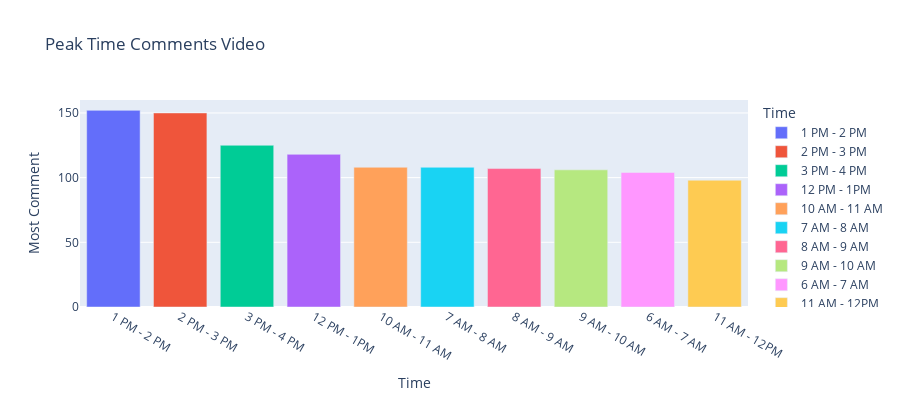

Notebook source saved alongside this figure:
### Code cell
time_group = data1['Period_groups'].value_counts().head(10)
time_group = pd.DataFrame(data=time_group)
time_group.reset_index(inplace=True)
time_group = time_group.rename(columns = {'index':'Time','Period_groups':'Most Comment'})
time_group

fig2 = px.bar(time_group, x='Time', y='Most Comment', 
              color='Time', title = 'Peak Time Comments Video', height=400)
fig2.show()

### Figure 1 — Plotly figure (JSON) as saved in the notebook; plotly's stock layout.template omitted (floating-point values rounded to 4 significant figures)
{"data": [{"alignmentgroup": "True", "hovertemplate": "Time=%{x}<br>Most Comment=%{y}<extra></extra>", "legendgroup": "1 PM - 2 PM", "marker": {"color": "#636efa", "pattern": {"shape": ""}}, "name": "1 PM - 2 PM", "offsetgroup": "1 PM - 2 PM", "orientation": "v", "showlegend": true, "textposition": "auto", "type": "bar", "x": ["1 PM - 2 PM"], "xaxis": "x", "y": [152], "yaxis": "y"}, {"alignmentgroup": "True", "hovertemplate": "Time=%{x}<br>Most Comment=%{y}<extra></extra>", "legendgroup": "2 PM - 3 PM", "marker": {"color": "#EF553B", "pattern": {"shape": ""}}, "name": "2 PM - 3 PM", "offsetgroup": "2 PM - 3 PM", "orientation": "v", "showlegend": true, "textposition": "auto", "type": "bar", "x": ["2 PM - 3 PM"], "xaxis": "x", "y": [150], "yaxis": "y"}, {"alignmentgroup": "True", "hovertemplate": "Time=%{x}<br>Most Comment=%{y}<extra></extra>", "legendgroup": "3 PM - 4 PM", "marker": {"color": "#00cc96", "pattern": {"shape": ""}}, "name": "3 PM - 4 PM", "offsetgroup": "3 PM - 4 PM", "orientation": "v", "showlegend": true, "textposition": "auto", "type": "bar", "x": ["3 PM - 4 PM"], "xaxis": "x", "y": [125], "yaxis": "y"}, {"alignmentgroup": "True", "hovertemplate": "Time=%{x}<br>Most Comment=%{y}<extra></extra>", "legendgroup": "12 PM - 1PM", "marker": {"color": "#ab63fa", "pattern": {"shape": ""}}, "name": "12 PM - 1PM", "offsetgroup": "12 PM - 1PM", "orientation": "v", "showlegend": true, "textposition": "auto", "type": "bar", "x": ["12 PM - 1PM"], "xaxis": "x", "y": [118], "yaxis": "y"}, {"alignmentgroup": "True", "hovertemplate": "Time=%{x}<br>Most Comment=%{y}<extra></extra>", "legendgroup": "10 AM - 11 AM", "marker": {"color": "#FFA15A", "pattern": {"shape": ""}}, "name": "10 AM - 11 AM", "offsetgroup": "10 AM - 11 AM", "orientation": "v", "showlegend": true, "textposition": "auto", "type": "bar", "x": ["10 AM - 11 AM"], "xaxis": "x", "y": [108], "yaxis": "y"}, {"alignmentgroup": "True", "hovertemplate": "Time=%{x}<br>Most Comment=%{y}<extra></extra>", "legendgroup": "7 AM - 8 AM", "marker": {"color": "#19d3f3", "pattern": {"shape": ""}}, "name": "7 AM - 8 AM", "offsetgroup": "7 AM - 8 AM", "orientation": "v", "showlegend": true, "textposition": "auto", "type": "bar", "x": ["7 AM - 8 AM"], "xaxis": "x", "y": [108], "yaxis": "y"}, {"alignmentgroup": "True", "hovertemplate": "Time=%{x}<br>Most Comment=%{y}<extra></extra>", "legendgroup": "8 AM - 9 AM", "marker": {"color": "#FF6692", "pattern": {"shape": ""}}, "name": "8 AM - 9 AM", "offsetgroup": "8 AM - 9 AM", "orientation": "v", "showlegend": true, "textposition": "auto", "type": "bar", "x": ["8 AM - 9 AM"], "xaxis": "x", "y": [107], "yaxis": "y"}, {"alignmentgroup": "True", "hovertemplate": "Time=%{x}<br>Most Comment=%{y}<extra></extra>", "legendgroup": "9 AM - 10 AM", "marker": {"color": "#B6E880", "pattern": {"shape": ""}}, "name": "9 AM - 10 AM", "offsetgroup": "9 AM - 10 AM", "orientation": "v", "showlegend": true, "textposition": "auto", "type": "bar", "x": ["9 AM - 10 AM"], "xaxis": "x", "y": [106], "yaxis": "y"}, {"alignmentgroup": "True", "hovertemplate": "Time=%{x}<br>Most Comment=%{y}<extra></extra>", "legendgroup": "6 AM - 7 AM", "marker": {"color": "#FF97FF", "pattern": {"shape": ""}}, "name": "6 AM - 7 AM", "offsetgroup": "6 AM - 7 AM", "orientation": "v", "showlegend": true, "textposition": "auto", "type": "bar", "x": ["6 AM - 7 AM"], "xaxis": "x", "y": [104], "yaxis": "y"}, {"alignmentgroup": "True", "hovertemplate": "Time=%{x}<br>Most Comment=%{y}<extra></extra>", "legendgroup": "11 AM - 12PM", "marker": {"color": "#FECB52", "pattern": {"shape": ""}}, "name": "11 AM - 12PM", "offsetgroup": "11 AM - 12PM", "orientation": "v", "showlegend": true, "textposition": "auto", "type": "bar", "x": ["11 AM - 12PM"], "xaxis": "x", "y": [98], "yaxis": "y"}], "layout": {"barmode": "relative", "height": 400, "legend": {"title": {"text": "Time"}, "tracegroupgap": 0}, "title": {"text": "Peak Time Comments Video"}, "xaxis": {"anchor": "y", "categoryarray": ["1 PM - 2 PM", "2 PM - 3 PM", "3 PM - 4 PM", "12 PM - 1PM", "10 AM - 11 AM", "7 AM - 8 AM", "8 AM - 9 AM", "9 AM - 10 AM", "6 AM - 7 AM", "11 AM - 12PM"], "categoryorder": "array", "domain": [0, 1], "title": {"text": "Time"}}, "yaxis": {"anchor": "x", "domain": [0, 1], "title": {"text": "Most Comment"}}}}
